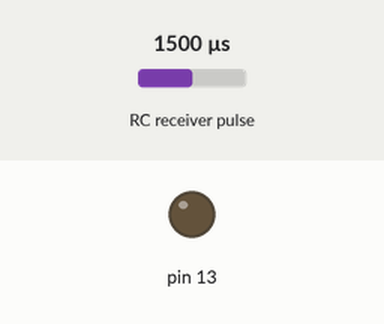
This sketch was run on a simulated Arduino Uno, built with avr-gcc and run on an emulated ATmega328P. On the bench: output pins drawn as LEDs (lit = HIGH). Wiring (inferred from the names in the program): RC receiver channel: data pin 2. The test bench sets the inputs (shaded band); at power-on: RC receiver pulse 1500 µs. What the sketch prints to the serial monitor is not drawn.

Above: at 0.6 s.
Timing chart, 0 to 2.1 s (numbered marks = the images above):
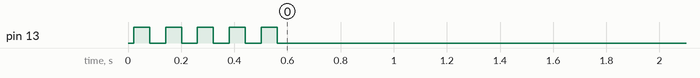

The sketch:

lettura_servo_ch_pulse.ino
```cpp
/* Lettura di un canale servo della RX

   Lettura tramite la funzione pulsein
   Utilizzabile su qualunque PIN

   Il codice e' blocking fin tanto che il segnale passa da RISE a FALL
   quindi blocca per 1-2ms a ogni esecuzione.

   Il segnale dalla rx dovrebbe essere ~50hz,
   vedere questo sketch $_millis con lettura a intervalli programmabili.

*/

#include <common.h>


// Variabili
const byte chPin = 2; // PIN su cui e' collegato il canale
unsigned int chIn = 1500; // Valore catturato
unsigned int chValue = 1500; // Valore computato
// Attenzione che pulsein e' blocking

// Variabili per autocalibrazione
int mid_point = 1500;

void setup() {
    // Funzione relativa a calibrazione:
    mid_point =  calibraTrim(chPin)  ;

Serial.begin(9600); // Warning: interrupts e serial potrebbero dare problemi
};

void loop() {
// Lettura canale
        chIn = pulseIn(chPin, HIGH, 25000);
        if (chIn > 1000 && chIn <2000)  {
            // Scartiamo valori fuori range, talvolta pero' alcune RX
            // hanno il minimo un po' sotto a 1000
            chValue = chIn;
    };

// do something with    chValue

    Serial.print(chIn);
    Serial.print(" > chValue= ");
    Serial.print(chValue);
    Serial.print(" - base: ");
    Serial.println(mid_point);
    delay(200);
}
```
